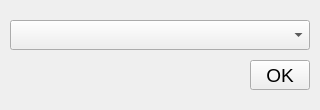
<?xml version="1.0" encoding="UTF-8"?>
<ui version="4.0">
 <class>FCapSrcSelectWid</class>
 <widget class="QWidget" name="FCapSrcSelectWid">
  <property name="geometry">
   <rect>
    <x>0</x>
    <y>0</y>
    <width>320</width>
    <height>110</height>
   </rect>
  </property>
  <property name="minimumSize">
   <size>
    <width>320</width>
    <height>110</height>
   </size>
  </property>
  <property name="maximumSize">
   <size>
    <width>320</width>
    <height>110</height>
   </size>
  </property>
  <property name="windowTitle">
   <string>FCapSrcSelectWid</string>
  </property>
  <widget class="QComboBox" name="SrcNames">
   <property name="geometry">
    <rect>
     <x>10</x>
     <y>20</y>
     <width>300</width>
     <height>30</height>
    </rect>
   </property>
   <property name="font">
    <font>
     <pointsize>12</pointsize>
    </font>
   </property>
  </widget>
  <widget class="QPushButton" name="ComfirmBtn">
   <property name="geometry">
    <rect>
     <x>250</x>
     <y>60</y>
     <width>60</width>
     <height>30</height>
    </rect>
   </property>
   <property name="font">
    <font>
     <pointsize>14</pointsize>
    </font>
   </property>
   <property name="text">
    <string>OK</string>
   </property>
  </widget>
 </widget>
 <resources/>
 <connections/>
</ui>
